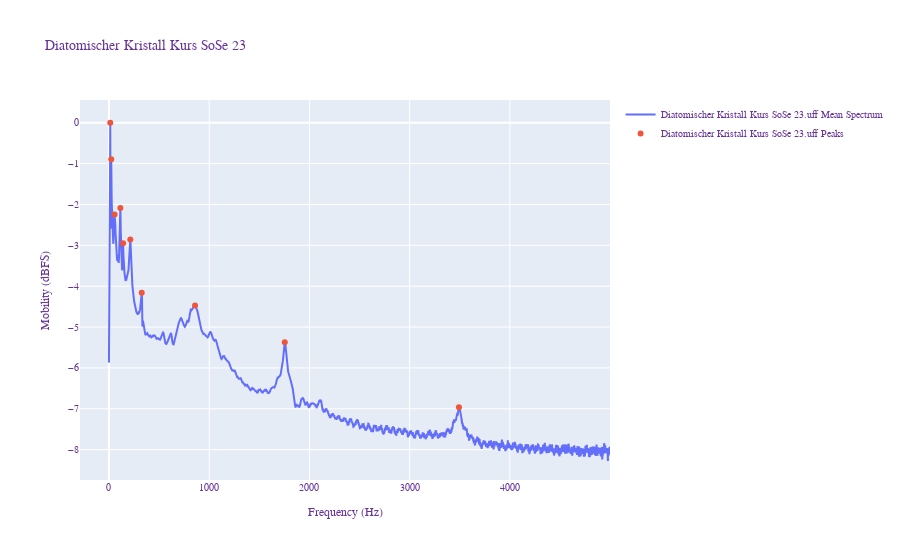

The notebook cell this image was saved under:
### Code cell
import pylotec

IRFs, Peaks2 = pylotec.meanspec(thresh=-9, prom=0.5, saveToFile=True)

### Figure 1 — Plotly figure (JSON) as saved in the notebook; plotly's stock layout.template omitted (floating-point values rounded to 4 significant figures; data arrays with more than 128 entries replaced by an {"elided": "..."} marker saying what was removed)
{"data": [{"name": "Diatomischer Kristall Kurs SoSe 23.uff Mean Spectrum", "type": "scatter", "x": {"elided": "5001 int values"}, "y": {"elided": "5000 float values"}}, {"mode": "markers", "name": "Diatomischer Kristall Kurs SoSe 23.uff Peaks", "type": "scatter", "x": [13, 23, 56, 114, 141, 213, 327, 859, 1754, 3492], "y": [0, -0.8922, -2.245, -2.086, -2.95, -2.858, -4.161, -4.475, -5.375, -6.965]}], "layout": {"font": {"color": "RebeccaPurple", "family": "Courier New, monospace", "size": 10}, "title": {"text": "Diatomischer Kristall Kurs SoSe 23"}, "xaxis": {"title": {"text": "Frequency (Hz)"}}, "yaxis": {"title": {"text": "Mobility (dBFS)"}}}}
